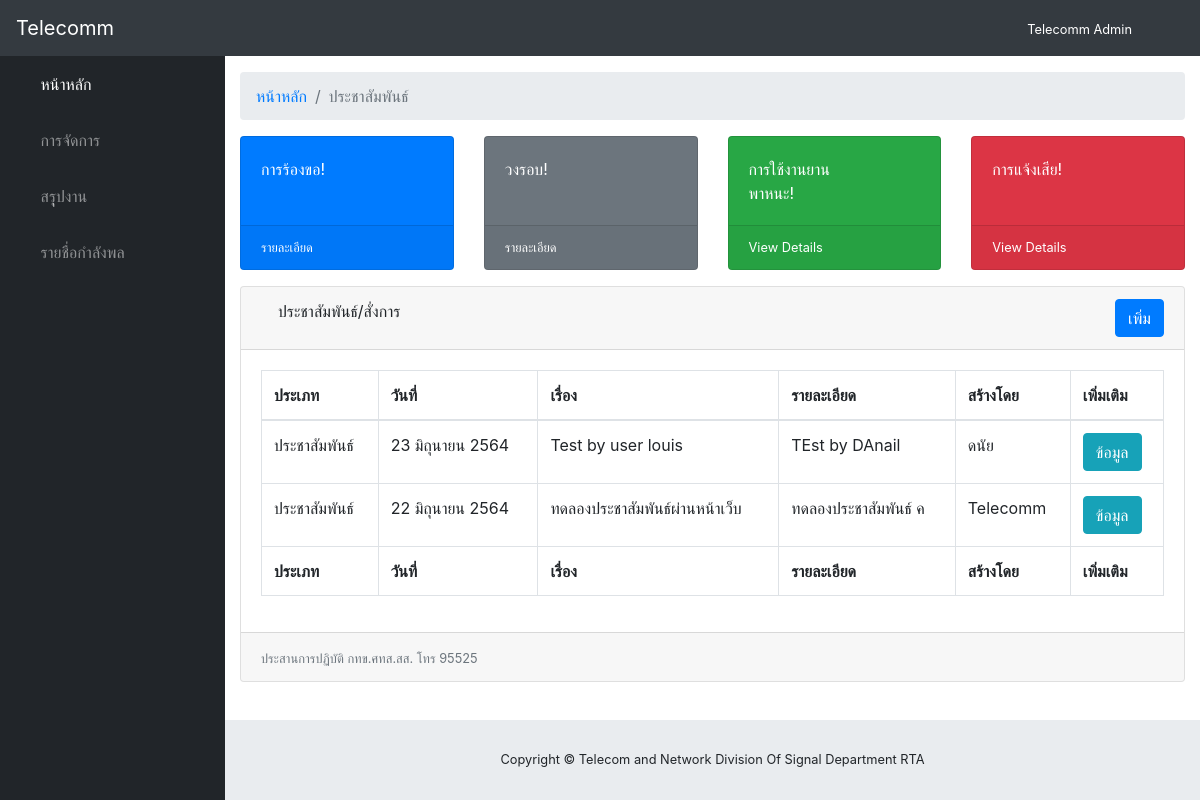
Screenshot of / (signed in) with the database file from the repository.
### accounts/models.py (models this page shows)
class Employee(AbstractUser):
	rank = models.CharField(max_length=20)
	position = models.CharField(max_length=200)
	sector = models.CharField(max_length=100, choices=[
		('ส่วนกลาง', 'ส่วนกลาง'),
		('ทภ.1', 'ทภ.1'),
		('ทภ.2', 'ทภ.2'),
		('ทภ.3', 'ทภ.3'),
		('ทภ.4', 'ทภ.4'),
		('อื่นๆ', 'อื่นๆ')
	])
	place = models.CharField(max_length=200)
	phone = models.CharField(max_length=10)
	email = models.EmailField()

### core/models.py (models this page shows, shortened)
class News(models.Model):
	TYPES = [
		('สั่งการ', 'สั่งการ'),
		('ประชาสัมพันธ์', 'ประชาสัมพันธ์')
	]
	type = models.CharField(max_length=50, choices=TYPES, default='สั่งการ')
	date_published = models.DateField(auto_now_add=True)
	name = models.CharField(max_length=200)
	detail = models.TextField()
	author = models.ForeignKey(Employee, on_delete=models.CASCADE)
	read = models.ManyToManyField(Employee, related_name='read_newss')

### core/views.py (the view)
# urls.py: path('', HomeView.as_view(), name='home'),
class HomeView(LoginRequiredMixin, ListView):
    login_url = 'accounts/login/'
    redirect_field_name = 'home'
    model = News
    template_name = 'home.html'
    ordering = ['-date_published']

### config/filters.py (called while the page is built)
@register.filter
def thaidate(var):
	n = ['มกราคม', 'กุมภาพันธ์', 'มีนาคม', 'เมษายน', 'พฤษภาคม', 'มิถุนายน', 'กรกฎาคม', 'สิงหาคม', 'กันยายน', 'ตุลาคม', 'พฤษศจิกายน', 'ธันวาคม']
	d = var.day
	m = n[var.month - 1 ]
	y = var.year + 543
	return f'{d} {m} {y}'

### core/templates/home.html (shortened to what this page needs)
{% extends "base.html" %}
{% block links %}
  <link href="/static/css/sb-admin.css" rel="stylesheet">
{% endblock %}
{% block body %}
<body id="page-top">
  <nav class="navbar navbar-expand navbar-dark bg-dark static-top">
    <a class="navbar-brand mr-1" href="{% url 'home' %}">Telecomm</a>
    <button class="btn btn-link btn-sm text-white order-1 order-sm-0" id="sidebarToggle" href="#">
      <i class="fas fa-bars"></i>
    </button>
    <div class="d-none d-md-inline-block form-inline ml-auto mr-0 mr-md-3 my-2 my-md-0">
      <small class="text text-white">{{ user.employee.rank }} {{ user.first_name }} {{ user.last_name }}</small>
    </div>
    <ul class="navbar-nav ml-auto ml-md-0">
      <li class="nav-item dropdown no-arrow">
        <a class="nav-link dropdown-toggle" href="#" id="userDropdown" role="button" data-toggle="dropdown" aria-haspopup="true" aria-expanded="false">
          <i class="fas fa-user-circle fa-fw"></i>
        </a>
      </li>
    </ul>
  </nav>
  <div id="wrapper">
    <ul class="sidebar navbar-nav">
      <li class="nav-item active">
        <a class="nav-link" href="{% url 'home' %}">
          <i class="fas fa-fw fa-tachometer-alt"></i>
          <span>หน้าหลัก</span>
        </a>
      </li>
      <li class="nav-item dropdown">
        <a class="nav-link dropdown-toggle" href="#" id="pagesDropdown" role="button" data-toggle="dropdown" aria-haspopup="true" aria-expanded="false">
          <i class="fas fa-fw fa-folder"></i>
          <span>การจัดการ</span>
        </a>
      </li>
      <li class="nav-item">
        <a class="nav-link" href="#">
          <i class="fas fa-fw fa-chart-area"></i>
          <span>สรุุปงาน</span></a>
      </li>
      <li class="nav-item">
        <a class="nav-link" href="{% url 'employee' %}">
          <i class="fas fa-fw fa-table"></i>
          <span>รายชื่อกำลังพล</span></a>
      </li>
    </ul>
    <div id="content-wrapper">
      <div class="container-fluid">
        <ol class="breadcrumb">
          <li class="breadcrumb-item">
            <a href="{% url 'home' %}">หน้าหลัก</a>
          </li>
          <li class="breadcrumb-item active">ประชาสัมพันธ์</li>
        </ol>
        <div class="row">
          <div class="col-xl-3 col-sm-6 mb-3">
            <div class="card text-white bg-primary o-hidden h-100">
              <div class="card-body">
                <div class="card-body-icon">
                  <i class="fas fa-fw fa-bullhorn"></i>
                </div>
                <div class="mr-5">การร้องขอ!</div>
              </div>
              <a class="card-footer text-white clearfix small z-1" href="#">
                <span class="float-left">รายละเอียด</span>
                <span class="float-right">
                  <i class="fas fa-angle-right"></i>
                </span>
              </a>
            </div>
          </div>
          <div class="col-xl-3 col-sm-6 mb-3">
            <div class="card text-white bg-secondary o-hidden h-100">
              <div class="card-body">
                <div class="card-body-icon">
                  <i class="fas fa-fw fa-location-arrow"></i>
                </div>
                <div class="mr-5">วงรอบ!</div>
              </div>
              <a class="card-footer text-white clearfix small z-1" href="#">
                <span class="float-left">รายละเอียด</span>
                <span class="float-right">
                  <i class="fas fa-angle-right"></i>
                </span>
              </a>
            </div>
          </div>
          <div class="col-xl-3 col-sm-6 mb-3">
            <div class="card text-white bg-success o-hidden h-100">
              <div class="card-body">
                <div class="card-body-icon">
                  <i class="fas fa-fw fa-car"></i>
                </div>
                <div class="mr-5">การใช้งานยานพาหนะ!</div>
              </div>
              <a class="card-footer text-white clearfix small z-1" href="#">
                <span class="float-left">View Details</span>
                <span class="float-right">
                  <i class="fas fa-angle-right"></i>
                </span>
              </a>
            </div>
          </div>
          <div class="col-xl-3 col-sm-6 mb-3">
            <div class="card text-white bg-danger o-hidden h-100">
              <div class="card-body">
                <div class="card-body-icon">
                  <i class="fas fa-fw fa-wrench"></i>
                </div>
                <div class="mr-5">การแจ้งเสีย!</div>
              </div>
              <a class="card-footer text-white clearfix small z-1" href="#">
                <span class="float-left">View Details</span>
                <span class="float-right">
                  <i class="fas fa-angle-right"></i>
                </span>
              </a>
            </div>
          </div>
        </div>
        <div class="card mb-3">
          <div class="card-header">
            <i class="fas fa-exclamation-triangle"></i>
            ประชาสัมพันธ์/สั่งการ
              <a href="{% url 'add_news' %}" class="btn btn-primary float-right">เพิ่ม</a>
          </div>
          <div class="card-body">
            <div class="table-responsive">
              <table class="table table-bordered" id="dataTable" width="100%" cellspacing="0">
                <thead>
                  <tr>
                    <th>ประเภท</th>
                    <th>วันที่</th>
                    <th>เรื่อง</th>
                    <th>รายละเอียด</th>
                    <th>สร้างโดย</th>
                    <th>เพิ่มเติม</th>
                  </tr>
                </thead>
                <tfoot>
                  <tr>
                    <th>ประเภท</th>
                    <th>วันที่</th>
                    <th>เรื่อง</th>
                    <th>รายละเอียด</th>
                    <th>สร้างโดย</th>
                    <th>เพิ่มเติม</th>
                  </tr>
                </tfoot>
                <tbody>
                {% for news in object_list %}
                  <tr>
                    <td>{{ news.type }}</td>
                    <td>{{ news.date_published|thaidate }}</td>
                    <td>{{ news.name|slice:":30" }}</td>
                    <td>{{ news.detail|slice:":20"|safe }}</td>
                    <td>{{ news.author.first_name }}</td>
                    <td><a href="{% url 'news_detail' news.pk %}" class="btn btn-info">ข้อมูล</a></td>
                  </tr>
                  {% endfor %}
                </tbody>
              </table>
            </div>
          </div>
          <div class="card-footer">
            <span class="small text-muted text-left">ประสานการปฏิบัติ กทข.ศทส.สส. โทร 95525</span>
          </div>
        </div>
      </div>
    </div>
  </div>
</body>
{% endblock %}

### rows the page displays
Employee: first_name "Telecomm", last_name "Admin"
News: type "ประชาสัมพันธ์", date_published|thaidate "23 มิถุนายน 2564", name "Test by user louis", detail "TEst by DAnail", author.first_name "ดนัย"
News: type "ประชาสัมพันธ์", date_published|thaidate "22 มิถุนายน 2564", name "ทดลองประชาสัมพันธ์ผ่านหน้าเว็บ", detail "ทดลองประชาสัมพันธ์ ค", author.first_name "Telecomm"
